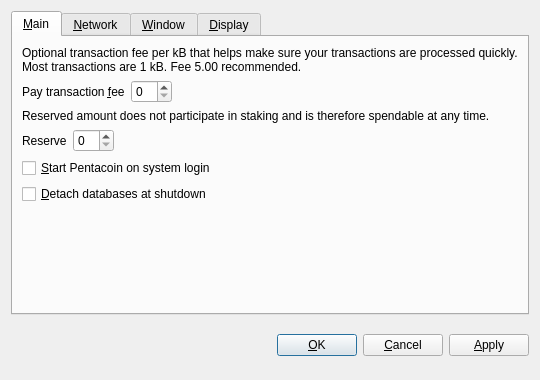
<?xml version="1.0" encoding="UTF-8"?>
<ui version="4.0">
 <class>OptionsDialog</class>
 <widget class="QDialog" name="OptionsDialog">
  <property name="geometry">
   <rect>
    <x>0</x>
    <y>0</y>
    <width>540</width>
    <height>380</height>
   </rect>
  </property>
  <property name="windowTitle">
   <string>Options</string>
  </property>
  <property name="modal">
   <bool>true</bool>
  </property>
  <layout class="QVBoxLayout" name="verticalLayout">
   <item>
    <widget class="QTabWidget" name="tabWidget">
     <property name="tabPosition">
      <enum>QTabWidget::North</enum>
     </property>
     <property name="currentIndex">
      <number>0</number>
     </property>
     <widget class="QWidget" name="tabMain">
      <attribute name="title">
       <string>&amp;Main</string>
      </attribute>
      <layout class="QVBoxLayout" name="verticalLayout_Main">
       <item>
        <widget class="QLabel" name="transactionFeeInfoLabel">
         <property name="text">
          <string>Optional transaction fee per kB that helps make sure your transactions are processed quickly. Most transactions are 1 kB. Fee 5.00 recommended.</string>
         </property>
         <property name="textFormat">
          <enum>Qt::PlainText</enum>
         </property>
         <property name="wordWrap">
          <bool>true</bool>
         </property>
        </widget>
       </item>
       <item>
        <layout class="QHBoxLayout" name="horizontalLayoutFee">
         <item>
          <widget class="QLabel" name="transactionFeeLabel">
           <property name="text">
            <string>Pay transaction &amp;fee</string>
           </property>
           <property name="textFormat">
            <enum>Qt::PlainText</enum>
           </property>
           <property name="buddy">
            <cstring>transactionFee</cstring>
           </property>
          </widget>
         </item>
         <item>
          <widget class="BitcoinAmountField" name="transactionFee"/>
         </item>
         <item>
          <spacer name="horizontalSpacerFee">
           <property name="orientation">
            <enum>Qt::Horizontal</enum>
           </property>
           <property name="sizeHint" stdset="0">
            <size>
             <width>40</width>
             <height>20</height>
            </size>
           </property>
          </spacer>
         </item>
        </layout>
       </item>
       <item>
        <widget class="QLabel" name="reserveBalanceInfoLabel">
         <property name="text">
          <string>Reserved amount does not participate in staking and is therefore spendable at any time.</string>
         </property>
         <property name="textFormat">
          <enum>Qt::PlainText</enum>
         </property>
         <property name="wordWrap">
          <bool>true</bool>
         </property>
        </widget>
       </item>
       <item>
        <layout class="QHBoxLayout" name="horizontalLayoutReserveBalance">
         <item>
          <widget class="QLabel" name="reserveBalanceLabel">
           <property name="text">
            <string>Reserve</string>
           </property>
           <property name="textFormat">
            <enum>Qt::PlainText</enum>
           </property>
           <property name="buddy">
            <cstring>reserveBalance</cstring>
           </property>
          </widget>
         </item>
         <item>
          <widget class="BitcoinAmountField" name="reserveBalance"/>
         </item>
         <item>
          <spacer name="horizontalSpacerReserveBalance">
           <property name="orientation">
            <enum>Qt::Horizontal</enum>
           </property>
           <property name="sizeHint" stdset="0">
            <size>
             <width>40</width>
             <height>20</height>
            </size>
           </property>
          </spacer>
         </item>
        </layout>
       </item>
       <item>
        <widget class="QCheckBox" name="bitcoinAtStartup">
         <property name="toolTip">
          <string>Automatically start Pentacoin after logging in to the system.</string>
         </property>
         <property name="text">
          <string>&amp;Start Pentacoin on system login</string>
         </property>
        </widget>
       </item>
       <item>
        <widget class="QCheckBox" name="detachDatabases">
         <property name="toolTip">
          <string>Detach block and address databases at shutdown. This means they can be moved to another data directory, but it slows down shutdown. The wallet is always detached.</string>
         </property>
         <property name="text">
          <string>&amp;Detach databases at shutdown</string>
         </property>
        </widget>
       </item>
       <item>
        <spacer name="verticalSpacer_Main">
         <property name="orientation">
          <enum>Qt::Vertical</enum>
         </property>
         <property name="sizeHint" stdset="0">
          <size>
           <width>20</width>
           <height>40</height>
          </size>
         </property>
        </spacer>
       </item>
      </layout>
     </widget>
     <widget class="QWidget" name="tabNetwork">
      <attribute name="title">
       <string>&amp;Network</string>
      </attribute>
      <layout class="QVBoxLayout" name="verticalLayout_Network">
       <item>
        <widget class="QCheckBox" name="mapPortUpnp">
         <property name="toolTip">
          <string>Automatically open the Pentacoin client port on the router. This only works when your router supports UPnP and it is enabled.</string>
         </property>
         <property name="text">
          <string>Map port using &amp;UPnP</string>
         </property>
        </widget>
       </item>
       <item>
        <widget class="QCheckBox" name="connectSocks">
         <property name="toolTip">
          <string>Connect to the Pentacoin network through a SOCKS proxy (e.g. when connecting through Tor).</string>
         </property>
         <property name="text">
          <string>&amp;Connect through SOCKS proxy:</string>
         </property>
        </widget>
       </item>
       <item>
        <layout class="QHBoxLayout" name="horizontalLayout_Network">
         <item>
          <widget class="QLabel" name="proxyIpLabel">
           <property name="text">
            <string>Proxy &amp;IP:</string>
           </property>
           <property name="textFormat">
            <enum>Qt::PlainText</enum>
           </property>
           <property name="buddy">
            <cstring>proxyIp</cstring>
           </property>
          </widget>
         </item>
         <item>
          <widget class="QValidatedLineEdit" name="proxyIp">
           <property name="maximumSize">
            <size>
             <width>140</width>
             <height>16777215</height>
            </size>
           </property>
           <property name="toolTip">
            <string>IP address of the proxy (e.g. 127.0.0.1)</string>
           </property>
          </widget>
         </item>
         <item>
          <widget class="QLabel" name="proxyPortLabel">
           <property name="text">
            <string>&amp;Port:</string>
           </property>
           <property name="textFormat">
            <enum>Qt::PlainText</enum>
           </property>
           <property name="buddy">
            <cstring>proxyPort</cstring>
           </property>
          </widget>
         </item>
         <item>
          <widget class="QLineEdit" name="proxyPort">
           <property name="maximumSize">
            <size>
             <width>55</width>
             <height>16777215</height>
            </size>
           </property>
           <property name="toolTip">
            <string>Port of the proxy (e.g. 9050)</string>
           </property>
          </widget>
         </item>
         <item>
          <widget class="QLabel" name="socksVersionLabel">
           <property name="text">
            <string>SOCKS &amp;Version:</string>
           </property>
           <property name="textFormat">
            <enum>Qt::PlainText</enum>
           </property>
           <property name="buddy">
            <cstring>socksVersion</cstring>
           </property>
          </widget>
         </item>
         <item>
          <widget class="QValueComboBox" name="socksVersion">
           <property name="toolTip">
            <string>SOCKS version of the proxy (e.g. 5)</string>
           </property>
          </widget>
         </item>
         <item>
          <spacer name="horizontalSpacer_Network">
           <property name="orientation">
            <enum>Qt::Horizontal</enum>
           </property>
           <property name="sizeHint" stdset="0">
            <size>
             <width>40</width>
             <height>20</height>
            </size>
           </property>
          </spacer>
         </item>
        </layout>
       </item>
       <item>
        <spacer name="verticalSpacer_Network">
         <property name="orientation">
          <enum>Qt::Vertical</enum>
         </property>
         <property name="sizeHint" stdset="0">
          <size>
           <width>20</width>
           <height>40</height>
          </size>
         </property>
        </spacer>
       </item>
      </layout>
     </widget>
     <widget class="QWidget" name="tabWindow">
      <attribute name="title">
       <string>&amp;Window</string>
      </attribute>
      <layout class="QVBoxLayout" name="verticalLayout_Window">
       <item>
        <widget class="QCheckBox" name="minimizeToTray">
         <property name="toolTip">
          <string>Show only a tray icon after minimizing the window.</string>
         </property>
         <property name="text">
          <string>&amp;Minimize to the tray instead of the taskbar</string>
         </property>
        </widget>
       </item>
       <item>
        <widget class="QCheckBox" name="minimizeOnClose">
         <property name="toolTip">
          <string>Minimize instead of exit the application when the window is closed. When this option is enabled, the application will be closed only after selecting Quit in the menu.</string>
         </property>
         <property name="text">
          <string>M&amp;inimize on close</string>
         </property>
        </widget>
       </item>
       <item>
        <spacer name="verticalSpacer_Window">
         <property name="orientation">
          <enum>Qt::Vertical</enum>
         </property>
         <property name="sizeHint" stdset="0">
          <size>
           <width>20</width>
           <height>40</height>
          </size>
         </property>
        </spacer>
       </item>
      </layout>
     </widget>
     <widget class="QWidget" name="tabDisplay">
      <attribute name="title">
       <string>&amp;Display</string>
      </attribute>
      <layout class="QVBoxLayout" name="verticalLayout_Display">
       <item>
        <layout class="QHBoxLayout" name="horizontalLayout_1_Display">
         <item>
          <widget class="QLabel" name="langLabel">
           <property name="text">
            <string>User Interface &amp;language:</string>
           </property>
           <property name="textFormat">
            <enum>Qt::PlainText</enum>
           </property>
           <property name="buddy">
            <cstring>lang</cstring>
           </property>
          </widget>
         </item>
         <item>
          <widget class="QValueComboBox" name="lang">
           <property name="toolTip">
            <string>The user interface language can be set here. This setting will take effect after restarting Pentacoin.</string>
           </property>
          </widget>
         </item>
        </layout>
       </item>
       <item>
        <layout class="QHBoxLayout" name="horizontalLayout_2_Display">
         <item>
          <widget class="QLabel" name="unitLabel">
           <property name="text">
            <string>&amp;Unit to show amounts in:</string>
           </property>
           <property name="textFormat">
            <enum>Qt::PlainText</enum>
           </property>
           <property name="buddy">
            <cstring>unit</cstring>
           </property>
          </widget>
         </item>
         <item>
          <widget class="QValueComboBox" name="unit">
           <property name="toolTip">
            <string>Choose the default subdivision unit to show in the interface and when sending coins.</string>
           </property>
          </widget>
         </item>
        </layout>
       </item>
       <item>
        <widget class="QCheckBox" name="displayAddresses">
         <property name="toolTip">
          <string>Whether to show Pentacoin addresses in the transaction list or not.</string>
         </property>
         <property name="text">
          <string>&amp;Display addresses in transaction list</string>
         </property>
        </widget>
       </item>
       <item>
        <widget class="QCheckBox" name="coinControlFeatures">
         <property name="toolTip">
          <string>Whether to show coin control features or not.</string>
         </property>
         <property name="text">
          <string>Display coin &amp;control features (experts only!)</string>
         </property>
        </widget>
       </item>
       <item>
        <spacer name="verticalSpacer_Display">
         <property name="orientation">
          <enum>Qt::Vertical</enum>
         </property>
         <property name="sizeHint" stdset="0">
          <size>
           <width>20</width>
           <height>40</height>
          </size>
         </property>
        </spacer>
       </item>
      </layout>
     </widget>
    </widget>
   </item>
   <item>
    <layout class="QHBoxLayout" name="horizontalLayout_Buttons">
     <item>
      <spacer name="horizontalSpacer_1">
       <property name="orientation">
        <enum>Qt::Horizontal</enum>
       </property>
       <property name="sizeHint" stdset="0">
        <size>
         <width>40</width>
         <height>48</height>
        </size>
       </property>
      </spacer>
     </item>
     <item>
      <widget class="QLabel" name="statusLabel">
       <property name="font">
        <font>
         <weight>75</weight>
         <bold>true</bold>
        </font>
       </property>
       <property name="text">
        <string/>
       </property>
       <property name="textFormat">
        <enum>Qt::PlainText</enum>
       </property>
       <property name="wordWrap">
        <bool>true</bool>
       </property>
      </widget>
     </item>
     <item>
      <spacer name="horizontalSpacer_2">
       <property name="orientation">
        <enum>Qt::Horizontal</enum>
       </property>
       <property name="sizeHint" stdset="0">
        <size>
         <width>40</width>
         <height>48</height>
        </size>
       </property>
      </spacer>
     </item>
     <item>
      <widget class="QPushButton" name="okButton">
       <property name="text">
        <string>&amp;OK</string>
       </property>
      </widget>
     </item>
     <item>
      <widget class="QPushButton" name="cancelButton">
       <property name="text">
        <string>&amp;Cancel</string>
       </property>
       <property name="autoDefault">
        <bool>false</bool>
       </property>
      </widget>
     </item>
     <item>
      <widget class="QPushButton" name="applyButton">
       <property name="text">
        <string>&amp;Apply</string>
       </property>
       <property name="autoDefault">
        <bool>false</bool>
       </property>
      </widget>
     </item>
    </layout>
   </item>
  </layout>
 </widget>
 <customwidgets>
  <customwidget>
   <class>BitcoinAmountField</class>
   <extends>QSpinBox</extends>
   <header>bitcoinamountfield.h</header>
  </customwidget>
  <customwidget>
   <class>QValueComboBox</class>
   <extends>QComboBox</extends>
   <header>qvaluecombobox.h</header>
  </customwidget>
  <customwidget>
   <class>QValidatedLineEdit</class>
   <extends>QLineEdit</extends>
   <header>qvalidatedlineedit.h</header>
  </customwidget>
 </customwidgets>
 <resources/>
 <connections/>
</ui>
